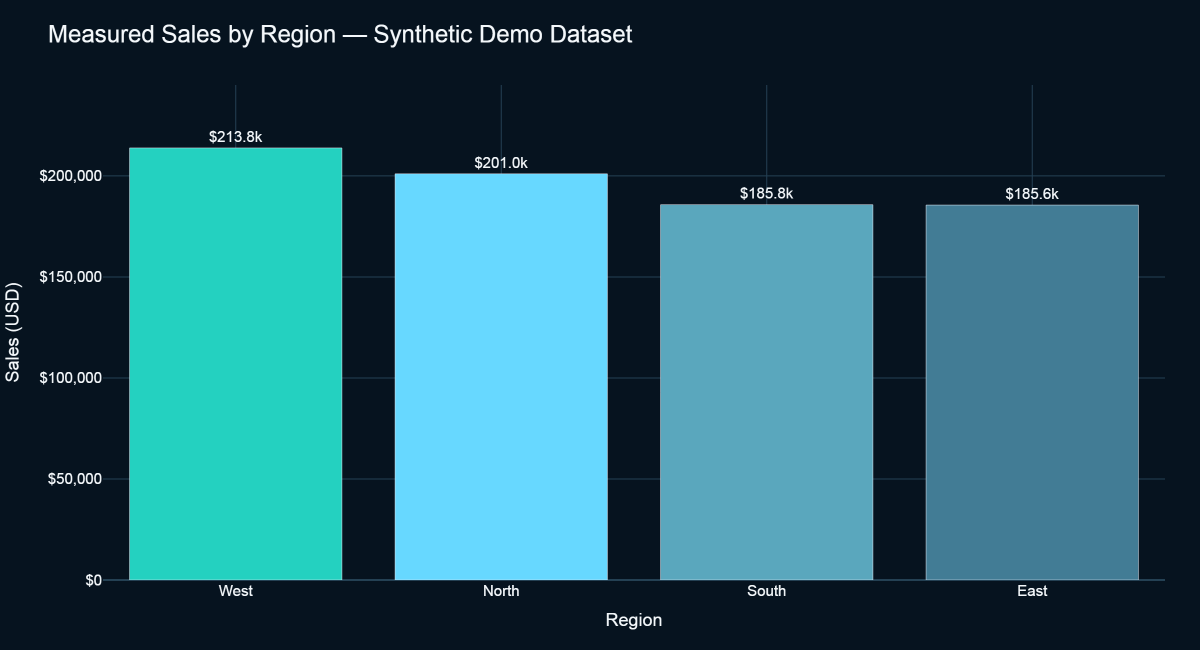
#> input picture reports/generated/assets/region_sales.png, 2400 x 1300 px, given in place of dashboard-overview.jpg, which was not available (shown at 1/2 size)
$ python generate_academic_assets.py
#> lines starting #> are read from the running program, lines starting #| are printed output that depends on the picture; pictures that were not available may be replaced by others from this repository, and a replacement may not be noted
"""Generate reproducible figures used by the capstone report and presentation."""

from __future__ import annotations

from pathlib import Path

import plotly.graph_objects as go
from PIL import Image, ImageDraw, ImageFont


ROOT = Path(__file__).resolve().parents[1]
OUT = ROOT / "reports" / "generated" / "assets"
OUT.mkdir(parents=True, exist_ok=True)

NAVY = "#06131f"
PANEL = "#0d2233"
TEAL = "#24d1c0"
CYAN = "#67d8ff"
WHITE = "#f4f8fb"
MUTED = "#a9bbc8"
AMBER = "#f5b642"


def chart_layout(fig: go.Figure, title: str, height: int = 560) -> go.Figure:
    fig.update_layout(
        title={"text": title, "x": 0.04, "font": {"size": 24, "color": WHITE}},
        paper_bgcolor=NAVY,
        plot_bgcolor=NAVY,
        font={"family": "Arial", "color": WHITE, "size": 15},
        margin={"l": 75, "r": 35, "t": 85, "b": 70},
        height=height,
        legend={"orientation": "h", "y": 1.08, "x": 0.04},
    )
    fig.update_xaxes(gridcolor="#244154", zerolinecolor="#244154")
    fig.update_yaxes(gridcolor="#244154", zerolinecolor="#244154")
    return fig


def write(fig: go.Figure, name: str, width: int = 1200, height: int = 650) -> None:
    fig.write_image(OUT / name, width=width, height=height, scale=2)


def region_sales() -> None:
    labels = ["West", "North", "South", "East"]
    values = [213841.94, 201033.12, 185757.24, 185584.52]
    fig = go.Figure(go.Bar(x=labels, y=values, marker_color=[TEAL, CYAN, "#5aa7bd", "#427c95"], text=[f"${v/1000:.1f}k" for v in values], textposition="outside"))
    chart_layout(fig, "Measured Sales by Region — Synthetic Demo Dataset")
    fig.update_yaxes(title="Sales (USD)", tickprefix="$", tickformat=",.0f", range=[0, 245000])
    fig.update_xaxes(title="Region")
    write(fig, "region_sales.png")


def performance() -> None:
    names = ["Sales by Region", "Profit by Category", "East Sales by Category"]
    med = [15.7956, 14.8455, 15.7186]
    p95 = [20.6105, 20.0162, 20.1737]
    fig = go.Figure()
    fig.add_bar(name="Median", x=names, y=med, marker_color=TEAL, text=[f"{v:.2f}" for v in med], textposition="outside")
    fig.add_bar(name="p95", x=names, y=p95, marker_color=CYAN, text=[f"{v:.2f}" for v in p95], textposition="outside")
    chart_layout(fig, "Warmed DuckDB Aggregation Latency — 21 Measured Runs", 600)
    fig.update_layout(barmode="group")
    fig.update_yaxes(title="Latency (milliseconds)", range=[0, 27])
    fig.add_annotation(
        x=0.99,
        y=0.96,
        xref="paper",
        yref="paper",
        text="500 ms official target is outside this scale<br><b>measured medians are 31–34× lower</b>",
        showarrow=False,
        align="right",
        bgcolor=PANEL,
        bordercolor=AMBER,
        borderwidth=1,
        font={"color": WHITE, "size": 15},
    )
    write(fig, "query_performance.png", height=700)


def anomalies() -> None:
    fig = go.Figure(go.Bar(
        x=["IQR (Profit)", "Isolation Forest (Profit)"],
        y=[12.55, 5.0],
        marker_color=[AMBER, TEAL],
        text=["251 rows", "100 rows"],
        textposition="outside",
    ))
    chart_layout(fig, "Anomaly Flags by Method — 2,000 Rows")
    fig.update_yaxes(title="Flagged share (%)", range=[0, 15])
    fig.update_xaxes(title="Method")
    write(fig, "anomaly_comparison.png")


def comparison() -> None:
    metrics = ["Sales", "Profit", "Orders", "Units", "AOV"]
    east = [185584.52 / 1000, 14924.37 / 1000, 502, 2924 / 10, 369.69]
    west = [213841.94 / 1000, 22444.72 / 1000, 491, 3069 / 10, 435.52]
    fig = go.Figure()
    fig.add_bar(name="East", x=metrics, y=east, marker_color="#427c95")
    fig.add_bar(name="West", x=metrics, y=west, marker_color=TEAL)
    chart_layout(fig, "East–West Comparison — Values Normalized for Display")
    fig.update_layout(barmode="group")
    fig.update_yaxes(title="Display units (Sales/Profit in $k; Units ÷10)")
    write(fig, "east_west.png")


def testing() -> None:
    fig = go.Figure()
    fig.add_trace(go.Indicator(
        mode="gauge+number",
        value=84,
        number={"suffix": "%", "font": {"color": WHITE, "size": 58}},
        title={"text": "Statement coverage", "font": {"color": MUTED, "size": 22}},
        gauge={
            "axis": {"range": [0, 100], "tickcolor": MUTED},
            "bar": {"color": TEAL},
            "bgcolor": PANEL,
            "bordercolor": "#315066",
            "steps": [{"range": [0, 70], "color": "#102737"}, {"range": [70, 100], "color": "#173d48"}],
        },
        domain={"x": [0.0, 0.55], "y": [0.1, 0.95]},
    ))
    fig.add_trace(go.Bar(x=[72, 0, 0], y=["Tests passed", "Bandit findings", "Known vulnerabilities"], orientation="h", marker_color=[TEAL, CYAN, AMBER], text=["72", "0", "0"], textposition="outside", xaxis="x2", yaxis="y2"))
    chart_layout(fig, "Verification Summary — Local Test Workstation", 600)
    fig.update_layout(
        xaxis2={"domain": [0.65, 1.0], "range": [0, 82], "showgrid": False, "visible": False},
        yaxis2={"domain": [0.16, 0.85], "anchor": "x2", "showgrid": False},
        showlegend=False,
    )
    write(fig, "verification_summary.png", height=700)


def data_quality() -> None:
    fig = go.Figure()
    fig.add_bar(x=["Missing cells", "Exact duplicates", "Sales outlier flags", "Profit outlier flags"], y=[0, 0, 161, 251], marker_color=[CYAN, CYAN, AMBER, TEAL], text=["0", "0", "161", "251"], textposition="outside")
    chart_layout(fig, "Data-Quality Profile After Reversible Cleaning")
    fig.update_yaxes(title="Rows / cells flagged", range=[0, 285])
    write(fig, "data_quality.png")


def architecture() -> None:
    img = Image.new("RGB", (1600, 850), NAVY)
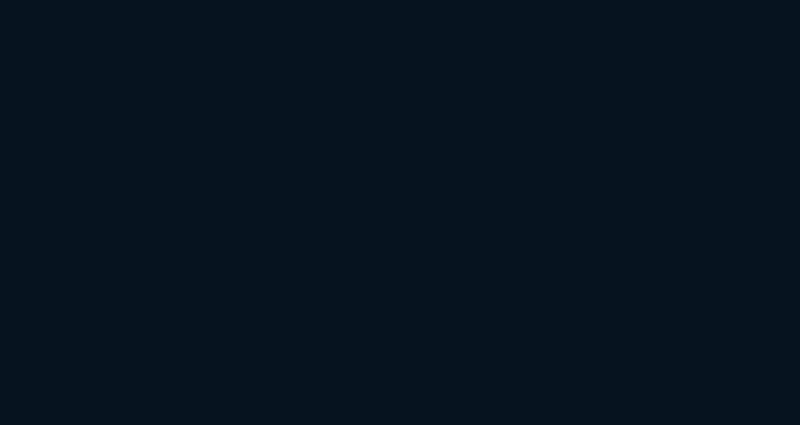
#> img: PIL image 1600x850 RGB (shown at 1/2 size); mean R, G, B 6, 19, 31
    draw = ImageDraw.Draw(img)
    try:
        title_font = ImageFont.truetype("arialbd.ttf", 52)
        box_font = ImageFont.truetype("arialbd.ttf", 26)
        small_font = ImageFont.truetype("arial.ttf", 21)
    except OSError:
        title_font = box_font = small_font = ImageFont.load_default()
    draw.text((70, 45), "Secure Analytics Architecture", fill=WHITE, font=title_font)
    cols = [100, 430, 760, 1090]
    rows = [180, 410, 640]
    nodes = [
        (cols[0], rows[0], "Validated Upload", "CSV • JSON • Parquet"),
        (cols[1], rows[0], "Data Engineering", "aliases • cleaning • profiling"),
        (cols[2], rows[0], "DuckDB", "parameterized analytics"),
        (cols[3], rows[0], "Streamlit UI", "six responsive sections"),
        (cols[0], rows[1], "Natural Language", "question + explicit filters"),
        (cols[1], rows[1], "Adaptive Planner", "local • hosted • Ollama"),
        (cols[2], rows[1], "Security Gate", "Pydantic • SQL AST • safe pandas"),
        (cols[3], rows[1], "Evidence", "result • chart • narrative"),
        (cols[1], rows[2], "Advanced Analytics", "IQR • Isolation Forest • compare"),
        (cols[2], rows[2], "Reporting", "Word • PDF • PNG • SVG"),
    ]
    boxes = []
    for x, y, head, sub in nodes:
        box = (x, y, x + 280, y + 125)
        boxes.append(box)
        draw.rounded_rectangle(box, radius=24, fill=PANEL, outline=TEAL if "Security" in head else "#315066", width=4)
        draw.text((x + 22, y + 25), head, fill=WHITE, font=box_font)
        draw.text((x + 22, y + 72), sub, fill=MUTED, font=small_font)
#> after the loop, boxes = [(100, 180, 380, 305), (430, 180, 710, 305), (760, 180, 1040, 305), (1090, 180, 1370, 305), (100, 410, 380, 535), (430, 410, 710, 535), (760, 410, 1040, 535), (1090, 410, 1370, 535), (430, 640, 710, 765), (760, 640, 1040, 765)]

    def arrow(start, end, color=CYAN):
        draw.line([start, end], fill=color, width=6)
        x, y = end
        draw.polygon([(x, y), (x - 17, y - 10), (x - 17, y + 10)], fill=color)

    arrow((380, 242), (430, 242)); arrow((710, 242), (760, 242)); arrow((1040, 242), (1090, 242))
    arrow((380, 472), (430, 472)); arrow((710, 472), (760, 472)); arrow((1040, 472), (1090, 472))
    arrow((900, 305), (900, 410), TEAL); arrow((900, 535), (900, 640), TEAL)
    arrow((710, 702), (760, 702)); arrow((1370, 535), (1040, 702), TEAL)
    draw.text((70, 800), "Generated from the implemented repository architecture; model output never executes directly.", fill=MUTED, font=small_font)
    img.save(OUT / "architecture.png", quality=95)
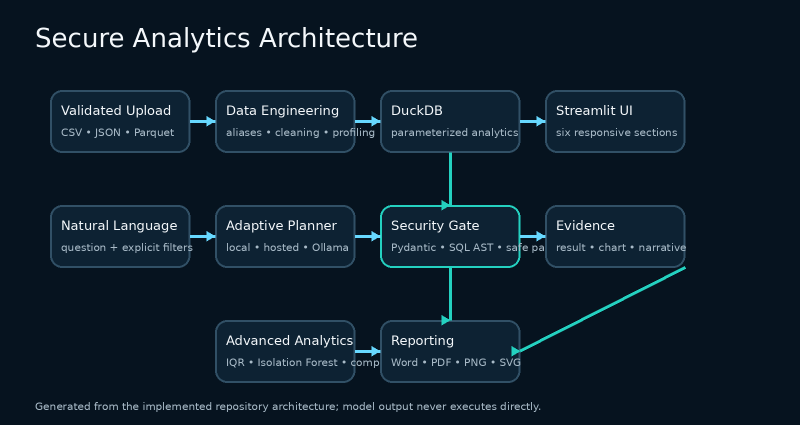
#> saved as architecture.png: PIL image 1600x850 RGB (shown at 1/2 size); mean R, G, B 13.7, 29.7, 42.8


def ui_frame() -> None:
    src = ROOT / "docs" / "assets" / "dashboard-overview.jpg"
    image = Image.open(src).convert("RGB")
    canvas = Image.new("RGB", (1600, 1020), NAVY)
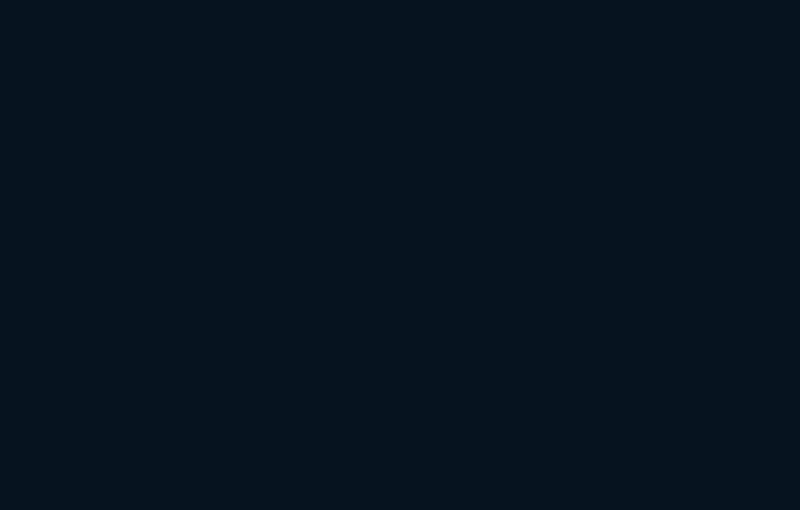
#> canvas: PIL image 1600x1020 RGB (shown at 1/2 size); mean R, G, B 6, 19, 31
    image.thumbnail((1460, 820))
#> image: PIL image 1460x791 RGB
    canvas.paste(image, ((1600 - image.width) // 2, 135))
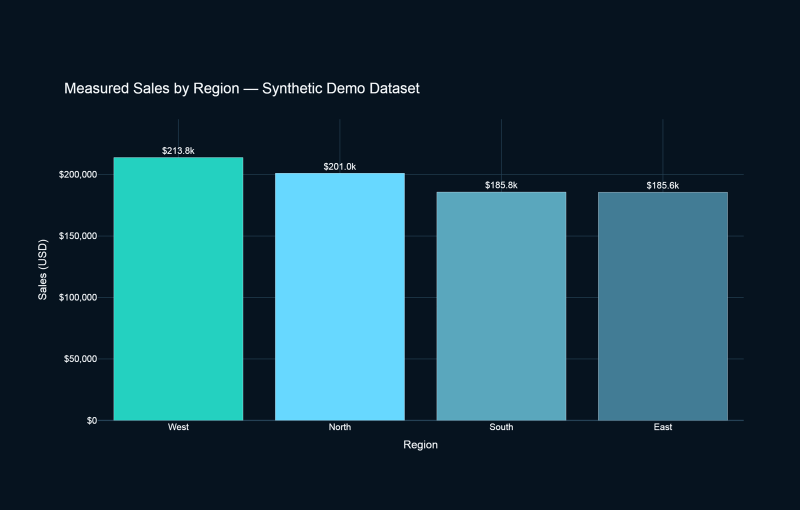
#> canvas: PIL image 1600x1020 RGB (shown at 1/2 size); mean R, G, B 28.4, 70.3, 83.6
    draw = ImageDraw.Draw(canvas)
    try:
        title_font = ImageFont.truetype("arialbd.ttf", 48)
        sub_font = ImageFont.truetype("arial.ttf", 24)
    except OSError:
        title_font = sub_font = ImageFont.load_default()
    draw.text((70, 42), "Responsive Analytics Workspace", fill=WHITE, font=title_font)
    draw.text((73, 98), "Navy/teal accessible theme • persistent filters • explicit demo-data status", fill=MUTED, font=sub_font)
    canvas.save(OUT / "ui_overview.png", quality=95)
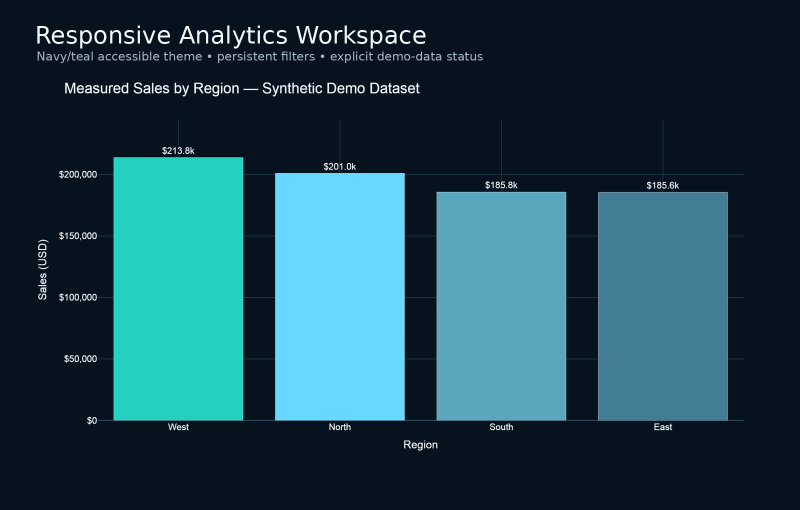
#> saved as ui_overview.png: PIL image 1600x1020 RGB (shown at 1/2 size); mean R, G, B 30, 71.9, 85.1


if __name__ == "__main__":
    region_sales()
    performance()
    anomalies()
    comparison()
    testing()
    data_quality()
    architecture()
    ui_frame()
    print(f"Generated assets in {OUT}")
